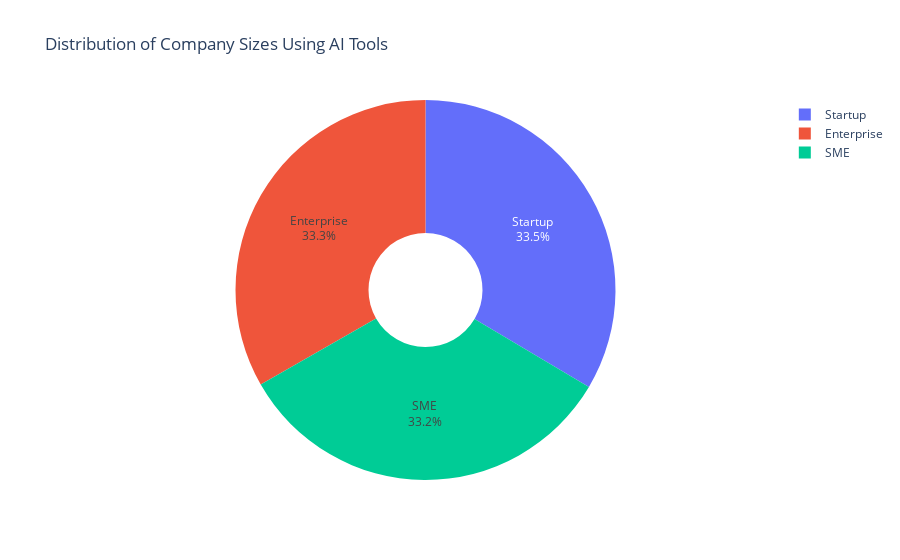

The cell this chart's notebook holds for it:
### Markdown cell above
## Q12 - Visual

### Code cell
import plotly.express as px

company_dis = df['company_size'].value_counts().reset_index()  # If reset_index is there no need of use pd.DataFrame
company_dis.columns = ['company_size', 'count']

fig = px.pie(company_dist, names = 'company_size', values = 'count', title = 'Distribution of Company Sizes Using AI Tools', hole = 0.3)

fig.update_traces(textinfo='percent+label')
fig.update_traces(textposition = 'inside')
fig.show()

### Figure 1 — Plotly figure (JSON) as saved in the notebook; plotly's stock layout.template omitted (floating-point values rounded to 4 significant figures)
{"data": [{"domain": {"x": [0, 1], "y": [0, 1]}, "hole": 0.3, "hovertemplate": "company_size=%{label}<br>count=%{value}<extra></extra>", "labels": ["Startup", "Enterprise", "SME"], "legendgroup": "", "name": "", "showlegend": true, "textinfo": "percent+label", "textposition": "inside", "type": "pie", "values": [48601, 48279, 48120]}], "layout": {"autosize": true, "legend": {"tracegroupgap": 0}, "title": {"text": "Distribution of Company Sizes Using AI Tools"}}}
